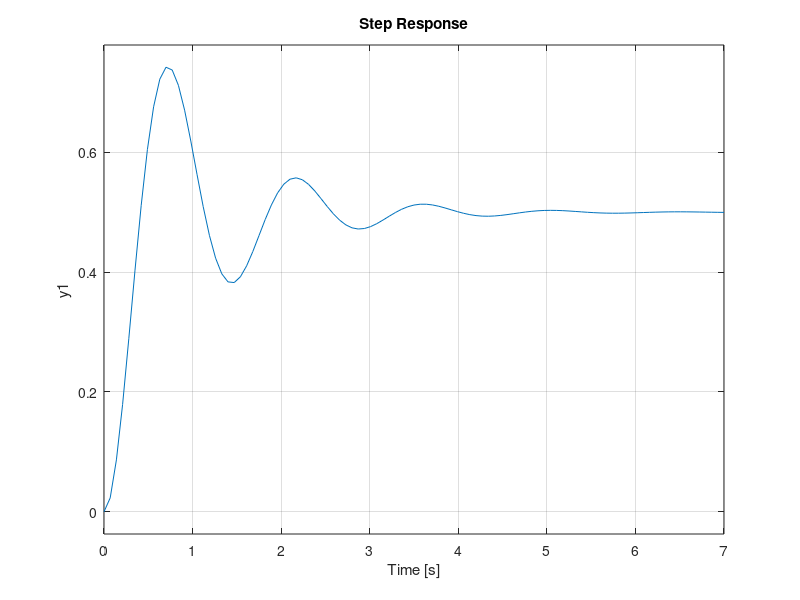
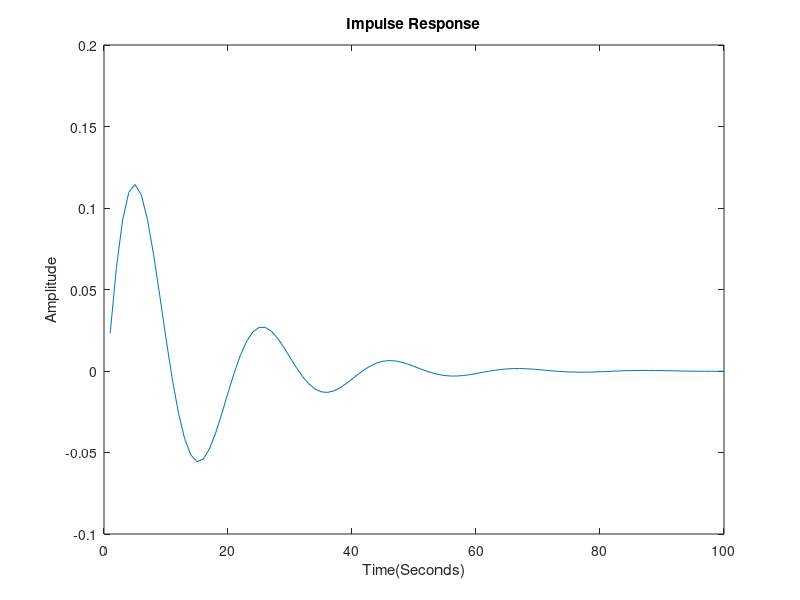

MATLAB code to generate these figures, in order:
C1 = [10];
C2 = [1, 2, 20];
transferFunction = tf(C1, C2);

figure(1)
step(transferFunction)

figure(2)
plot (diff(step(transferFunction))) 
title("Impulse Response")
xlabel("Time(Seconds)")
ylabel("Amplitude")